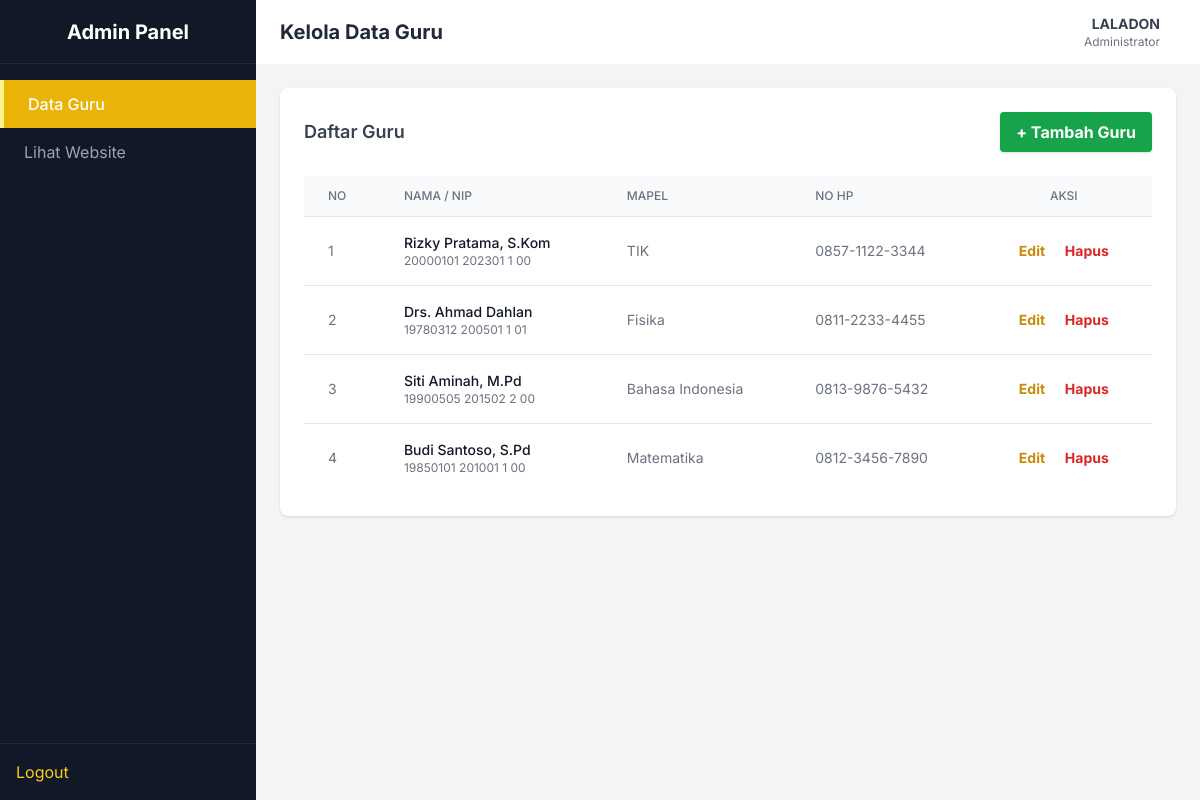
Page /coba.zip/coba/admin.php (signed in) on the committed database.
### tables this page shows
CREATE TABLE IF NOT EXISTS guru (
    id INT AUTO_INCREMENT PRIMARY KEY,
    nip VARCHAR(20) NOT NULL UNIQUE,
    nama VARCHAR(100) NOT NULL,
    mata_pelajaran VARCHAR(50) NOT NULL,
    no_hp VARCHAR(20) NOT NULL
);

### coba.zip/coba/admin.php (the view, shortened to what this page needs)
<?php
include 'koneksi.php';
$query = mysqli_query($koneksi, "SELECT * FROM guru ORDER BY id DESC");
?>
<!DOCTYPE html>
<html lang="id">
<head>
    <script src="https://cdn.tailwindcss.com"></script>
</head>
<body class="bg-gray-100">
    <div class="flex h-screen overflow-hidden">
        <aside class="w-64 bg-gray-900 text-white flex-shrink-0 hidden md:flex flex-col">
            <div class="h-16 flex items-center justify-center border-b border-gray-800">
                <span class="font-bold text-xl">Admin Panel</span>
            </div>
            <nav class="flex-1 py-4">
                <a href="#" class="block py-3 px-6 bg-yellow-500 text-white font-medium border-l-4 border-yellow-200">Data Guru</a>
                <a href="index.php" target="_blank" class="block py-3 px-6 text-gray-400 hover:bg-gray-800 transition">Lihat Website</a>
            </nav>
            <div class="p-4 border-t border-gray-800">
                <a href="logout.php" class="flex items-center text-yellow-400 hover:text-yellow-300">Logout</a>
            </div>
        </aside>
        <div class="flex-1 flex flex-col w-full">
            <header class="bg-white shadow h-16 flex justify-between items-center px-6">
                <h1 class="text-xl font-bold text-gray-800">Kelola Data Guru</h1>
                <div class="flex items-center">
                    <div class="mr-4 text-right hidden sm:block">
                        <p class="text-sm font-bold text-gray-700"><?php echo $_SESSION['username'] ?? 'Admin'; ?></p>
                        <p class="text-xs text-gray-500">Administrator</p>
                    </div>
                </div>
            </header>
            <main class="flex-1 overflow-x-hidden overflow-y-auto bg-gray-100 p-6">
                <div class="bg-white rounded-lg shadow p-6">
                    <div class="flex justify-between items-center mb-6">
                        <h2 class="text-lg font-semibold text-gray-700">Daftar Guru</h2>
                        <a href="tambah_guru.php" class="bg-green-600 hover:bg-green-700 text-white font-bold py-2 px-4 rounded shadow transition">
                            + Tambah Guru
                        </a>
                    </div>
                    <div class="overflow-x-auto">
                        <table class="min-w-full divide-y divide-gray-200">
                            <thead class="bg-gray-50">
                                <tr>
                                    <th class="px-6 py-3 text-left text-xs font-medium text-gray-500 uppercase">No</th>
                                    <th class="px-6 py-3 text-left text-xs font-medium text-gray-500 uppercase">Nama / NIP</th>
                                    <th class="px-6 py-3 text-left text-xs font-medium text-gray-500 uppercase">Mapel</th>
                                    <th class="px-6 py-3 text-left text-xs font-medium text-gray-500 uppercase">No HP</th>
                                    <th class="px-6 py-3 text-center text-xs font-medium text-gray-500 uppercase">Aksi</th>
                                </tr>
                            </thead>
                            <tbody class="bg-white divide-y divide-gray-200">
                                <?php
                                $no = 1;
                                while($d = mysqli_fetch_assoc($query)){
                                ?>
                                <tr>
                                    <td class="px-6 py-4 whitespace-nowrap text-sm text-gray-500"><?php echo $no++; ?></td>
                                    <td class="px-6 py-4">
                                        <div class="text-sm font-medium text-gray-900"><?php echo htmlspecialchars($d['nama']); ?></div>
                                        <div class="text-xs text-gray-500"><?php echo htmlspecialchars($d['nip']); ?></div>
                                    </td>
                                    <td class="px-6 py-4 whitespace-nowrap text-sm text-gray-500"><?php echo htmlspecialchars($d['mata_pelajaran']); ?></td>
                                    <td class="px-6 py-4 whitespace-nowrap text-sm text-gray-500"><?php echo htmlspecialchars($d['no_hp']); ?></td>
                                    <td class="px-6 py-4 whitespace-nowrap text-center text-sm font-medium">
                                        <a href="edit_guru.php?id=<?php echo $d['id']; ?>" class="text-yellow-600 hover:text-yellow-900 mx-2 font-bold">Edit</a>
                                        <a href="hapus_guru.php?id=<?php echo $d['id']; ?>" class="text-red-600 hover:text-red-900 mx-2 font-bold" onclick="return confirm('Yakin ingin menghapus data ini?')">Hapus</a>
                                    </td>
                                </tr>
                                <?php } ?>
                            </tbody>
                        </table>
                    </div>
                </div>
            </main>
        </div>
    </div>
</body>
</html>

### coba.zip/coba/admin.php (style rules this page uses)
body { font-family: 'Inter', sans-serif; }

### rows in the picture
guru: nama "Rizky Pratama, S.Kom", nip "20000101 202301 1 00", mata_pelajaran "TIK", no_hp "0857-1122-3344"
guru: nama "Drs. Ahmad Dahlan", nip "19780312 200501 1 01", mata_pelajaran "Fisika", no_hp "0811-2233-4455"
guru: nama "Siti Aminah, M.Pd", nip "19900505 201502 2 00", mata_pelajaran "Bahasa Indonesia", no_hp "0813-9876-5432"
guru: nama "Budi Santoso, S.Pd", nip "19850101 201001 1 00", mata_pelajaran "Matematika", no_hp "0812-3456-7890"

### other values in the picture
$_SESSION['username'] "LALADON"
